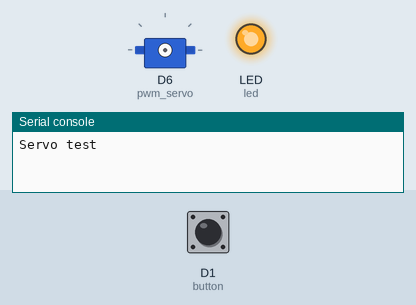
A program run on a simulated CircuitPython board. Parts: servo, output pins drawn as LEDs (lit = HIGH), the last lines printed to the serial console. Dashed ring = blinking. The test bench sets the inputs (shaded band); at power-on: D1 (button) HIGH.

Above: at 1.2 s.
1.3 s: D1 (button) pulled LOW for 0.15 s
At 5.0 s:
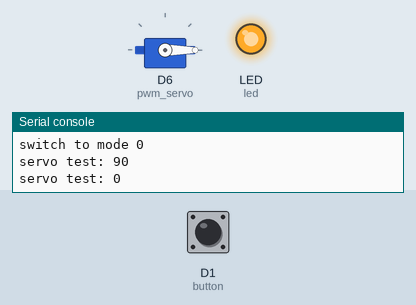
7.4 s: D1 (button) pulled LOW for 3.2 s
At 11.5 s:
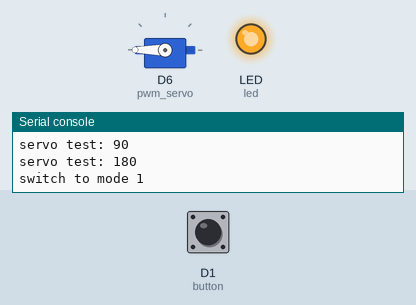
15.2 s: D1 (button) pulled LOW for 3.2 s
At 17.47 s:
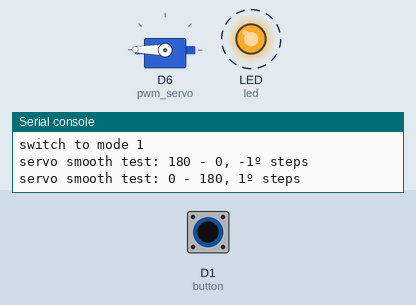
Timing chart, 0 to 25.9 s (numbered marks = the images above; inputs shaded):
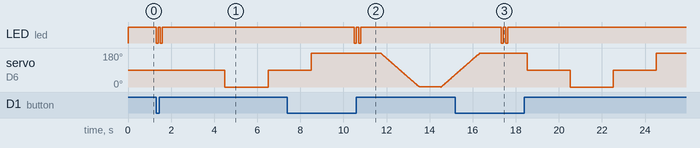

The program:

motors.py
```python
# Xiao RP2040 servo demo
# Hardware setup:
#   Servo on D6 with external 5V power supply
#   Button on D1 and ground

import time
import board
from digitalio import DigitalInOut, Direction, Pull
import pwmio
from adafruit_motor import servo

print("Servo test")

led = DigitalInOut(board.LED)
led.direction = Direction.OUTPUT
led.value = True

def blink(times):
    for _ in range(times):
        led.value = False
        time.sleep(0.1)
        led.value = True
        time.sleep(0.1)


# Mode button setup
button = DigitalInOut(board.D1) # On board button
button.direction = Direction.INPUT
button.pull = Pull.UP
mode = -1  # track state of button mode

# Servo setup
#Servo Connector in Expansion Board is pin D6, same as TX UART
pwm_servo = pwmio.PWMOut(board.D6, duty_cycle=2 ** 15, frequency=50)
servo1 = servo.Servo(
    pwm_servo, min_pulse=500, max_pulse=2200
)  # tune pulse for specific servo


# Servo test
def servo_direct_test():
    print("servo test: 90")
    servo1.angle = 90
    time.sleep(2)
    print("servo test: 0")
    servo1.angle = 0
    time.sleep(2)
    print("servo test: 90")
    servo1.angle = 90
    time.sleep(2)
    print("servo test: 180")
    servo1.angle = 180
    time.sleep(2)


# Servo smooth test
def servo_smooth_test():
    print("servo smooth test: 180 - 0, -1º steps")
    for angle in range(180, 0, -1):  # 180 - 0 degrees, -1º at a time.
        servo1.angle = angle
        time.sleep(0.01)
    time.sleep(1)
    print("servo smooth test: 0 - 180, 1º steps")
    for angle in range(0, 180, 1):  # 0 - 180 degrees, 1º at a time.
        servo1.angle = angle
        time.sleep(0.01)
    time.sleep(1)


def run_test(testnum):
    if testnum is 0:
        servo_direct_test()
    elif testnum is 1:
        servo_smooth_test()


while True:
    if not button.value:
        blink(2)
        mode = (mode + 1) % 2
        print("switch to mode %d" % (mode))
        time.sleep(0.8)  # big debounce
        run_test(mode)
```

Measured:
- after the input at 1.3 s, LED (led): alternates HIGH for 0.10 s and LOW for 0.10 s, 4 changes in all, then stays HIGH, starting at once; servo on D6 (pwm_servo): 90° → 0° after 3.2 s, → 90° 2.0 s later
- after the input at 7.4 s, LED (led): alternates HIGH for 0.10 s and LOW for 0.10 s, 4 changes in all, then stays HIGH, starting after 3.1 s
- after the input at 15.2 s, LED (led): alternates HIGH for 0.10 s and LOW for 0.10 s, 4 changes in all, then stays HIGH, starting after 2.1 s
